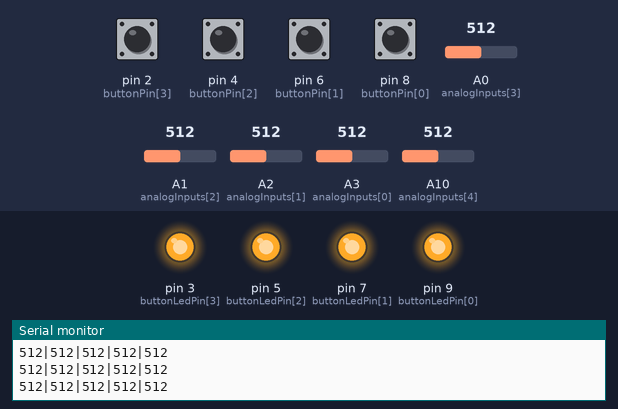
Recording of a sketch running on a simulated Arduino Mega 2560, built with avr-gcc and run on an emulated ATmega2560. On the bench: output pins drawn as LEDs (lit = HIGH), the last lines printed to the serial monitor. The inputs (shaded band) are chosen by the test bench; at power-on: pin 2 (buttonPin[3]), pin 4 (buttonPin[2]), pin 6 (buttonPin[1]), pin 8 (buttonPin[0]) HIGH, A0 (analogInputs[3]) = 512, A1 (analogInputs[2]) = 512, A2 (analogInputs[1]) = 512, A3 (analogInputs[0]) = 512, A10 (analogInputs[4]) = 512.

Above: at 1.2 s.
1.3 s: pin 2 (buttonPin[3]) pulled LOW for 1 s
At 3.0 s:
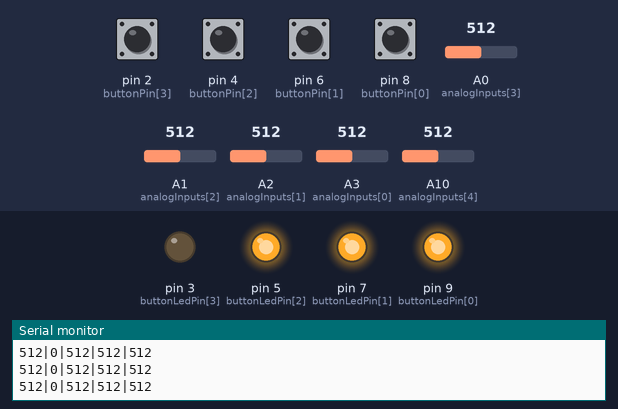
3.8 s: pin 4 (buttonPin[2]) pulled LOW for 0.15 s
At 5.0 s:
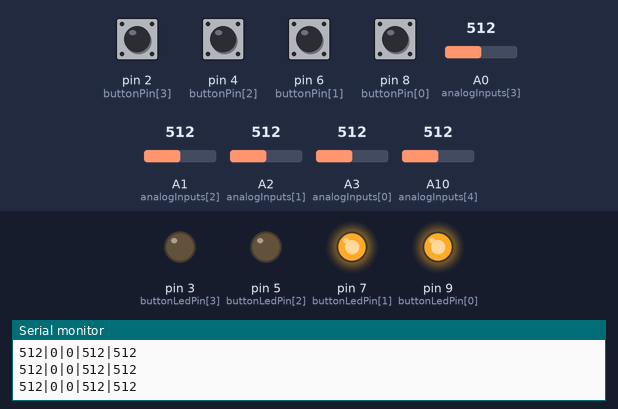
5.4 s: pin 6 (buttonPin[1]) pulled LOW for 0.15 s
At 6.0 s:
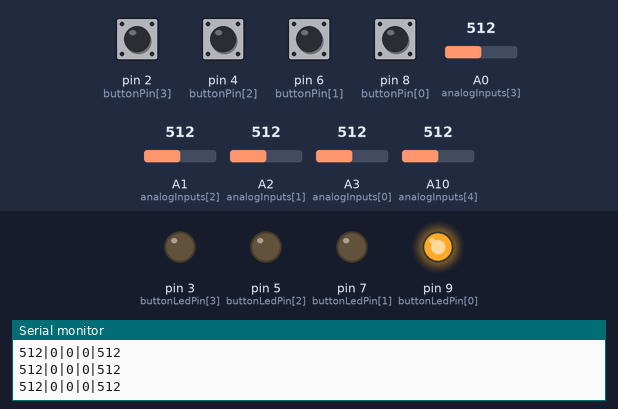
7.0 s: pin 2 (buttonPin[3]) pulled LOW for 0.15 s
At 7.6 s:
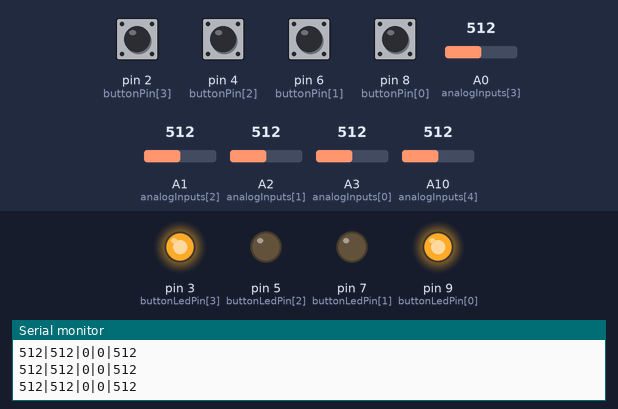
8.6 s: pin 8 (buttonPin[0]) pulled LOW for 0.15 s
At 9.6 s:
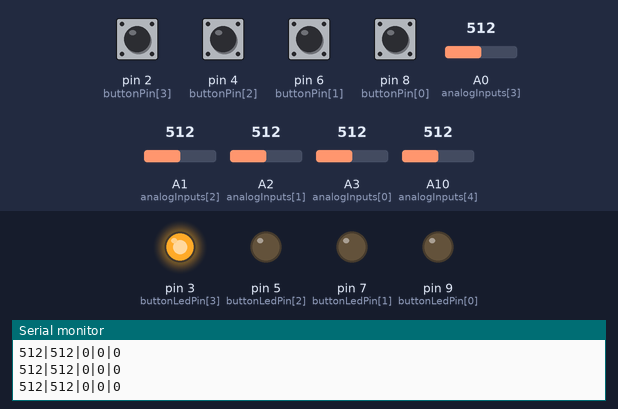
10.2 s: pin 4 (buttonPin[2]) pulled LOW for 1 s
At 11.4 s:
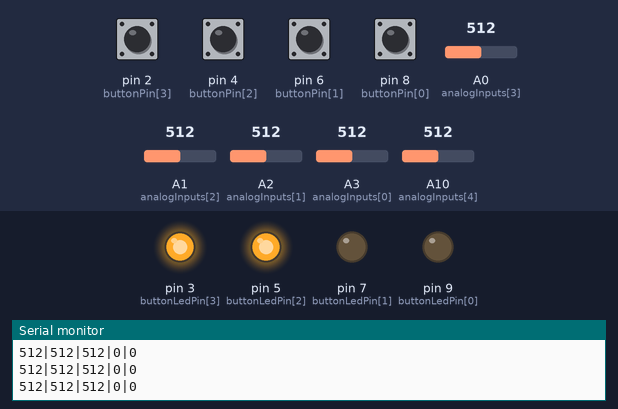
Timing chart, 0 to 13.2 s (numbered marks = the images above; inputs shaded):
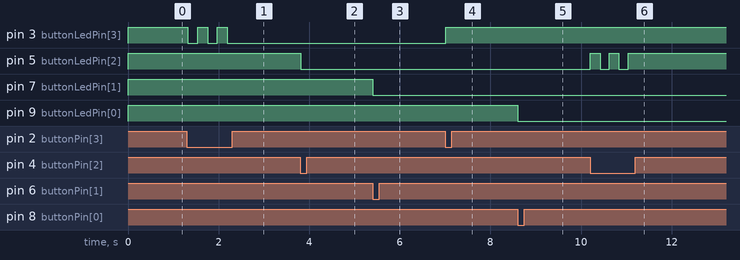

Measured:
- after the input at 1.3 s, pin 3 (buttonLedPin[3]): alternates HIGH for 0.22 s and LOW for 0.22 s, 5 changes in all, then stays LOW, starting at once
- after the input at 3.8 s, pin 5 (buttonLedPin[2]): HIGH → LOW at once
- after the input at 5.4 s, pin 7 (buttonLedPin[1]): HIGH → LOW at once
- after the input at 7.0 s, pin 3 (buttonLedPin[3]): LOW → HIGH at once
- after the input at 8.6 s, pin 9 (buttonLedPin[0]): HIGH → LOW at once
- after the input at 10.2 s, pin 5 (buttonLedPin[2]): alternates HIGH for 0.21 s and LOW for 0.20 s, 5 changes in all, then stays HIGH, starting at once

The sketch:

deej.ino
```cpp
#include <TimerOne_V2.h>

unsigned long time = 0;
unsigned long debounce = 200UL;

const int NUM_SLIDERS = 5;
//const int analogInputs[NUM_SLIDERS] = {A10,A0, A1, A2, A3};
const int analogInputs[NUM_SLIDERS] = {A3,A2,A1,A0,A10};
const int NUM_BUTTONS = 4;
const int NUM_LEDS = 4;
const int digitalInputs[2] = {2,3};

int buttonPin[4] = {8,6,4,2};     // the number of the pushbutton pin
int buttonLedPin[4] =  {9,7,5,3};      // the number of the LED pin
bool toggle[4] = {true,true,true,true};
int currentButtonState = 0;

int analogSliderValues[NUM_SLIDERS];

void setup() {
  for (int i = 0; i < NUM_SLIDERS; i++) {
    pinMode(analogInputs[i], INPUT);
  }
   for (int i = 0; i < 4; i++) {
    pinMode(buttonPin[i], INPUT_PULLUP);
    pinMode(buttonLedPin[i], OUTPUT);
//    buttonState[i]=false;
  }

//  for (int i = 0; i < NUM_SLIDERS; i++) {
//    pinMode(digitalInputs[i], OUTPUT;)
//    digitalWrite(digitalInputs[i], LOW)
//  }
  Serial.begin(9600);
}

void loop() {
  updateSliderValues();
  checkButtons(); // check mute button pressed
  sendSliderValues(); // Actually send data (all the time)


  //printSliderValues(); // For debug
  delay(10);
}

void updateSliderValues() {
  for (int i = 0; i < NUM_SLIDERS; i++) {
     analogSliderValues[i] = analogRead(analogInputs[i]);
  }
}

void checkButtons() {
  for (int i = 0; i < 4; i++) {
    currentButtonState = digitalRead(buttonPin[i]);
    if(!currentButtonState && millis() - time > debounce){
      toggle[i]=!toggle[i];
      time = millis();

    }
    if(toggle[i] && analogSliderValues[NUM_SLIDERS-1 -i]!=0){
      digitalWrite(buttonLedPin[i], HIGH);
    }
    else if(analogSliderValues[NUM_SLIDERS-1 -i]==0 | !toggle[i]){
      digitalWrite(buttonLedPin[i], LOW);
      analogSliderValues[NUM_SLIDERS-1 - i] = 0;
    }

  }
}

void sendSliderValues() {
  String builtString = String("");

  for (int i = 0; i < NUM_SLIDERS; i++) {
    builtString += String((int)analogSliderValues[i]);

    if (i < NUM_SLIDERS - 1) {
      builtString += String("|");
    }
  }

  Serial.println(builtString);
}

void printSliderValues() {
  for (int i = 0; i < NUM_SLIDERS; i++) {
    String printedString = String("Slider #") + String(i + 1) + String(": ") + String(analogSliderValues[i]) + String(" mV");
    Serial.write(printedString.c_str());

    if (i < NUM_SLIDERS - 1) {
      Serial.write(" | ");
    } else {
      Serial.write("\n");
    }
  }
}
```
